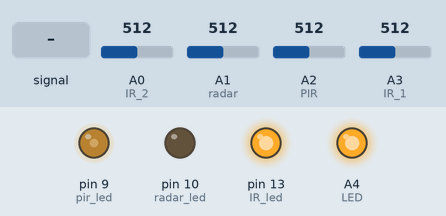
Bench run of a sketch on a simulated Arduino Uno, built with avr-gcc and run on an emulated ATmega328P. Shown: output pins drawn as LEDs (lit = HIGH). The test bench sets the inputs (shaded band); at power-on: A2 (PIR) = 512, A0 (IR_2) = 512, A1 (radar) = 512, A3 (IR_1) = 512.

Above: at 1.7 s.
1.8 s: A2 (PIR) fed a 200 Hz sine of ±255 counts around its level
At 2.9 s:
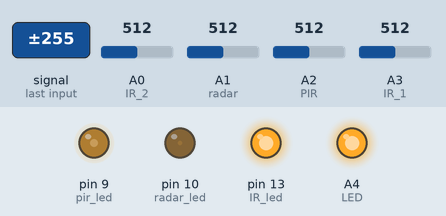
3.3 s: A2 (PIR) set to 290
At 4.5 s:
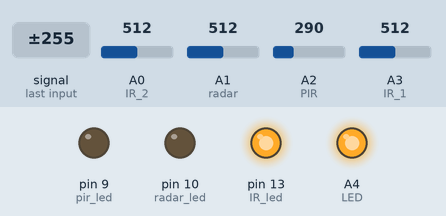
4.8 s: A2 (PIR) set to 310
At 5.7 s:
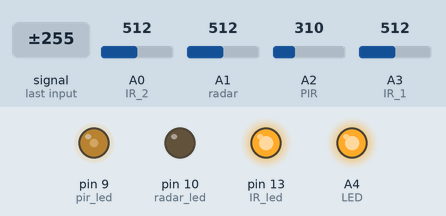
6.3 s: A2 (PIR) set to 190
At 6.8 s:
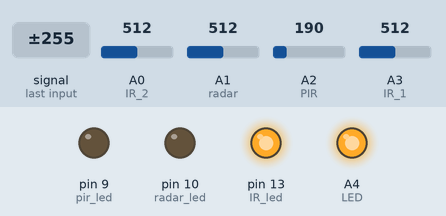
7.8 s: A2 (PIR) set to 306
At 9.1 s:
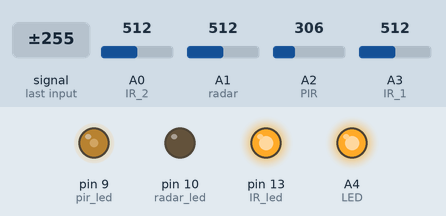
Timing chart, 0 to 10.3 s (numbered marks = the images above; inputs shaded):
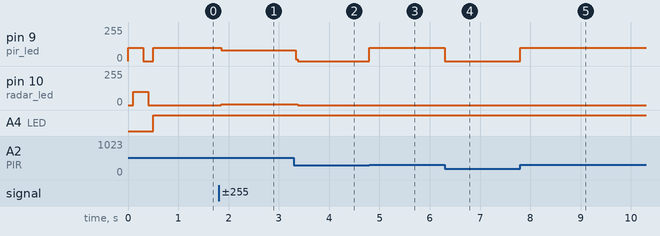

Measured:
- the behaviour switches between 300 and 301 on A2 (PIR) (found by bisection; images 2 and 3)
- after the input at 1.8 s, pin 9 (pir_led): 100/255 → 81/255 after 0.05 s; pin 10 (radar_led): 0/255 → 6/255 after 0.05 s
- after the input at 3.3 s, pin 9 (pir_led): 81/255 → 0/255 at once; pin 10 (radar_led): 6/255 → 0/255 after 0.07 s
- after the input at 4.8 s, pin 9 (pir_led): 0/255 → 100/255 at once
- after the input at 6.3 s, pin 9 (pir_led): 100/255 → 0/255 at once
- after the input at 7.8 s, pin 9 (pir_led): 0/255 → 100/255 at once

The sketch:

Autolight_Piwnica.ino
```cpp
#define radar A1              //czujnik radarowy
#define IR_1 A3               //górny goldpin bliżej micro USB
#define IR_2 A0               //
#define PIR A2                //dolny goldpin bliżej dławika
#define LED A4                //main output
#define manual_switch A5      //mini przełącznik manualny
#define pir_led 9             //PIR indicator led
#define radar_led 10          //radar indicator led
#define IR_led 13             //IR indicator led

bool debug = 0;        //debug mode on/off (serial port)
bool Radar_move, PIR_move, ACTIVE, IR_obstackle, wake_up;
unsigned long movements_counter;
unsigned long timer, soft_hold = 10000, wake_hold = 6000, long_timer = 300000; //10s, 6s, 5min time
byte trigger1 = 155, trigger2 = 160;   // IR sensors triggering distance

void setup()
{ if(debug) Serial.begin(38400);
  pinMode(LED, OUTPUT);
  pinMode(IR_led, OUTPUT);
  pinMode(pir_led, OUTPUT);
  pinMode(radar_led, OUTPUT);

  Switch_check();         //if set - don't continue to "loop"
  PowerUP();              //if going to normal work mode - do PowerUP sequence
}

void loop()
{ IR_sensor_check();            // IR distance sensors check door - entrance
  Movement_Sensors_Check();     // handles PIR and Radar sensor - check movement inside the room

  if (ACTIVE)
  { digitalWrite(LED, HIGH);            //main LED light ON

    if (movements_counter <= 1 && !wake_up)         // <= x numbers of movement sensings
    { if (Radar_move || PIR_move)                   //if flag coming from any sensor
        timer = millis();                           //loop timeout refresh
      if (timer + soft_hold < millis())             //after no movement for soft_hold time - go to wake-up()
        { wake_up = 1;
          timer = millis();                         //refresh timer for wake_up loop
        }
      if(debug) Serial.println(movements_counter);
    }

    if (movements_counter >= 2 && !wake_up)         // >= x numbers of movement sensings
    { if (Radar_move || PIR_move)                   //if flag coming from any sensor
        timer = millis();                           //loop timeout refresh
      if (timer + long_timer < millis())            //after 5 min no mevement - go to soft_hold
        movements_counter = 0;
      if(debug) Serial.println(movements_counter);
    }

    if (wake_up)                                    //called after every timeout, lasts for few sec.
    { digitalWrite(LED, LOW);                       //main LED OFF
      if (PIR_move)                                 //if PIR senses movement - go back to work
        { digitalWrite(LED, HIGH);
          wake_up = 0;                              //reset "wake_up" flag to break from this condition
          movements_counter++;                      //go stright to 2nd condition - "long_timer"
        }
      if (timer + wake_hold < millis())             //if the loop time expires - reset all variables and wait for IR
        Variable_Reset();
      if(debug) Serial.println(movements_counter);
    }
  }
}
```

sensors.ino
```cpp
void IR_sensor_check()
{ static byte counter;
  static int analog1, analog2, distance1, distance2;
  if (counter < 2)
  { counter++;
    analog1 += analogRead(IR_1);
    if (counter == 2)
    { distance1 = analog1 / 2;
      analog1 = 0;
    }
  }
  if (counter >= 2)
  { counter++;
    analog2 += analogRead(IR_2);
    if (counter == 4)
    { distance2 = analog2 / 2;
      analog2 = 0;
      counter = 0;
    }
  }
  if (distance1 >= trigger1 || distance2 >= trigger2)
  { ACTIVE = 1;
    timer = millis();
    movements_counter = 0;
    wake_up = 0;
    Radar_move = 0;
    digitalWrite(IR_led, HIGH);      //shows sensor work
    analogWrite(radar_led, 0);       // radar reset
  }
  else
    digitalWrite(IR_led, LOW);

  if(debug) { Serial.print("IR_1 dist.: "); Serial.println(distance1);
              Serial.print("IR_2 dist.: "); Serial.println(distance2); }
}

/////////////////////////////////////////////////////////////////////////////////
void Variable_Reset()
{ movements_counter = 0;
  wake_up = 0;
  ACTIVE = 0;
  PIR_move = 0;
  Radar_move = 0;
}

//////////////////////////////////////////////////////////////////////////////////////////
void Movement_Sensors_Check()
{ if (analogRead(PIR) > 300 && !PIR_move)
    { movements_counter ++;
      PIR_move = 1;
      analogWrite(pir_led, 100);
    }
  if (analogRead(PIR) < 300)
    { PIR_move = 0;
      analogWrite(pir_led, 0);
    }
  if(debug) { Serial.print("PIR: "); Serial.println(analogRead(PIR)); }
///////////////////////////
  if (movements_counter > 0)
  { if (analogRead(radar) > 300 && !Radar_move)
      { movements_counter++;
        Radar_move = 1;
        analogWrite(radar_led, 100);
      }
    if (analogRead(radar) < 300)
      { Radar_move = 0;
        analogWrite(radar_led, 0);
      }
    if(debug) { Serial.print("radar: "); Serial.println(analogRead(radar)); }
  }
}

/////////////////////////////////////////////////////////////////////////////////////////
void Switch_check()
{ while(analogRead(manual_switch) < 200)
  { digitalWrite(LED, HIGH);            //main LED light ON
    if(debug)
      Serial.println("Driver OFFLINE");
    delay(1000);
  }
}

//////////////////////////////////////////////////////////////////////////////////////////////
void PowerUP()
{ analogWrite(pir_led, 100);
  delay(100);
  analogWrite(radar_led, 100);
  delay(100);
  digitalWrite(IR_led, HIGH);
  delay(100);
  analogWrite(pir_led, 0);
  delay(100);
  analogWrite(radar_led, 0);
  delay(100);
  digitalWrite(IR_led, LOW);
}
```
